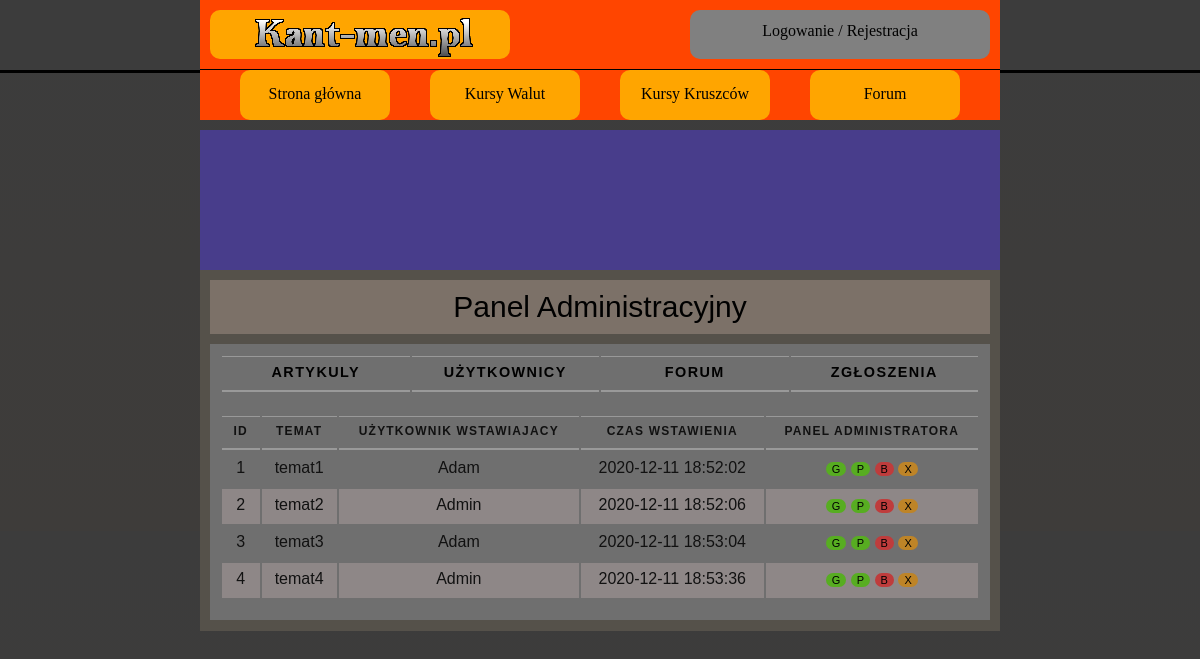
Screenshot of /panel_admin_a.php with the database file from the repository.
### tables this page shows
CREATE TABLE `artykul` (
  `ID_ARTYKULU` int(10) NOT NULL,
  `ZDJECIE_ARTYKUL` blob DEFAULT NULL,
  `TEMAT` varchar(100) NOT NULL,
  `TRESC` longtext NOT NULL,
  `DATA` timestamp NOT NULL DEFAULT current_timestamp(),
  `ID_AUTOR` varchar(10) NOT NULL
);

CREATE TABLE `user` (
  `ID_USER` int(10) NOT NULL,
  `LOGIN` varchar(20) NOT NULL,
  `HASLO` char(255) NOT NULL,
  `IMIE` varchar(50) NOT NULL,
  `NAZWISKO` varchar(50) NOT NULL,
  `EMAIL` varchar(50) NOT NULL,
  `WIEK` int(10) NOT NULL,
  `MIASTO` varchar(50) NOT NULL,
  `KRAJ` varchar(50) NOT NULL,
  `OPIS_PROFILU` text DEFAULT NULL,
  `ZDJECIE` blob DEFAULT NULL,
  `STW_WATKI` int(10) NOT NULL DEFAULT 0,
  `LICZ_KOMENTARZY` int(10) NOT NULL DEFAULT 0,
  `UPRAWNIENIA` varchar(10) NOT NULL DEFAULT 'USER'
);

### panel_admin_a.php (the view, shortened to what this page needs)
<!DOCTYPE HTML>
<html>
<head>
    <link href="CSS/styleGlowne.css" rel="stylesheet" type="text/css">
    <link href="CSS/stylePanelAdmina.css" rel="stylesheet" type="text/css">
</head>
<body>
<?php
include_once('rysowanieMenu.php');
?>
<main>
    <article class="artykol">
        <div class="tytul_artykulu">
            Panel Administracyjny
        </div>
        <section class="sekcja">
            <table>
                <tr>
                    <th class="panel_artykuly">
                        <a href="panel_admin_a.php">Artykuly</a>
                    </th>
                    <th class="panel_uzytkownicy">
                        <a href="panel_admin_u.php">Użytkownicy</a>
                    </th>
                    <th class="panel_forum">
                        <a href="panel_admin_f.php">Forum</a>
                    </th>
                    <th class="panel_zgloszenia">
                        <a href="panel_admin_z.php">Zgłoszenia</a>
                    </th>
                </tr>
            </table>
            <?php
            require_once "polaczeniezMySQL.php";
            $polaczenie = @new mysqli($host,$db_user,$db_password,$db_name);
            if($polaczenie->connect_errno!=0)
            {
                echo "Error: ".$polaczenie->connect_errno;
            }
            else
            {
            $rezultat = $polaczenie->query("SELECT * FROM artykul");
            if(!$rezultat)
            {
                throw new Exception($polaczenie->error);
            }
            else
            {
            $iterator = 0;
            ?>
            <div class="tabliczki">
                <table>
                    <tr>
                        <th class="ID">ID</th>
                        <th class="uzytkownik_wst">Temat</th>
                        <th class="czas_wstawienia">Użytkownik wstawiajacy</th>
                        <th class="liczba_odwiedzin">Czas wstawienia</th>
                        <th class="panel_admin">Panel Administratora</th>
                    </tr>
                    <?php
                    while($row = mysqli_fetch_array($rezultat))
                    {
                        $rezultat_loginu = mysqli_fetch_array($polaczenie->query("SELECT * FROM user WHERE ID_USER=".$row['ID_AUTOR']));
                        if(($iterator%2)==0)
                        {
                            ?>
                            <tr>
                            <td class="ID"><?php echo $row['ID_ARTYKULU'];?></td>
                            <td class="uzytkownik_wst"><?php echo '<a href="watek.php?id='.$row['ID_ARTYKULU'].'">'.$row['TEMAT'].'</a>' ;?></td>
                            <td class="czas_wstawienia"><?php echo'<a href="profilowe.php?user='.$rezultat_loginu['ID_USER'].'">'.$rezultat_loginu['LOGIN'].'</a>';?></td>
                            <td class="liczba_odwiedzin"><?php echo $row['DATA'];?></td>
                            <td class="panel_admin">
                                <a><button type="button" class="mute_glowna" name="butt_glowna" method="post">G</button></a>
                                <a><button type="button" class="mute_glowna" name="butt_glowna" method="post">P</button></a>
                                <a><button type="button" class="ban_button" name="butt_ban" method="post">B</button></a>
                                <a ><button type="button" class="del_button" name="butt_del" method="post">X</button></a>
                            </td>
                            </tr>
                            <?php
                            }
                            else
                            {
                            ?>
                            <tr class="codrugi">
                                <td class="ID"><?php echo $row['ID_ARTYKULU'];?></td>
                                <td class="uzytkownik_wst"><?php echo '<a href="watek.php?id='.$row['ID_ARTYKULU'].'">'.$row['TEMAT'].'</a>' ;?></td>
                                <td class="czas_wstawienia"><?php echo'<a href="profilowe.php?user='.$rezultat_loginu['ID_USER'].'">'.$rezultat_loginu['LOGIN'].'</a>';?></td>
                                <td class="liczba_odwiedzin"><?php echo $row['DATA'];?></td>
                                <td class="panel_admin">
                                    <a><button type="button" class="mute_glowna" name="butt_glowna" method="post">G</button></a>
                                    <a><button type="button" class="mute_glowna" name="butt_glowna" method="post">P</button></a>
                                    <a><button type="button" class="ban_button" name="butt_ban" method="post">B</button></a>
                                    <a ><button type="button" class="del_button" name="butt_del" method="post">X</button></a>
                                </td>
                            </tr>
                            <?php
                        }
                        $iterator++;
                    }
                    }
                    }
                    ?>
                </table>
            </div>
        </section>
    </article>
</main>
</body>
</html>

### CSS/styleGlowne.css (style rules this page uses)
body { background-color: white; justify-content: center; align-items: center; }
main { background-color: white; margin-left: auto; margin-right: auto; width: 1000px; height: auto; margin-top: 130px; align-items: center; }
a { text-decoration: none; color: inherit; }

### CSS/stylePanelAdmina.css (style rules this page uses)
body { background-image: linear-gradient(#3c3c3c, #3e3c3a); }
main { background-color: darkslateblue; width: 800px; }
.artykol { background-color:rgb(85, 81, 74); position:relative; top: 140px; padding-bottom: 1px; margin-bottom: 40px; margin-left: auto; margin-right: auto; }
.sekcja { position:relative; background-color: rgb(111, 111, 111); margin: 20px 10px 10px 10px; padding: 10px 10px 10px 10px; text-align: center; }
a { text-decoration: none; color: inherit; }
.tytul_artykulu { position: relative; background-color:rgb(124, 113, 104); width: auto; margin: 10px; padding: 10px; text-align: center; font-family: Impact,Arial,sans-serif; font-size: 30px; top: 10px; }
.tabliczki { color: #111111; margin: 20px auto 10px auto; }
table { width: 760px; font-family: Arial, Verdana, sans-serif; }
th, td { padding: 7px 10px 10px 10px; }
th { text-transform: uppercase; letter-spacing: 0.1em; font-size: 90%; border-bottom: 2px solid #999; border-top: 1px solid #999; text-align: center; }
tr.codrugi { background-color: #8e8787; }
td.panel_admin ,td.wstawione_memy,td.liczba_odwiedzin { text-align: center; }
th.panel_uzytkownicy, th.panel_forum, th.panel_artykuly, th.panel_zgloszenia { width: 25%; }
th.ID,th.uzytkownik_wst, th.czas_wstawienia,th.liczba_odwiedzin,th.panel_admin { font-size: 12px; }
.ban_button,.mute_button,.mute_glowna,.del_button,.mod_button { border: none; border-radius: 50px; transition: background .6s; font-size: 11px; }
.ban_button { background-color: #bf3c3c; }
.mute_glowna,.mute_button { background-color: #57ad21; }
.del_button { background-color: #be8427; }

### rows the page displays
artykul: ID_ARTYKULU "1", TEMAT "temat1", user.LOGIN "Adam", DATA "2020-12-11 18:52:02"
artykul: ID_ARTYKULU "2", TEMAT "temat2", user.LOGIN "Admin", DATA "2020-12-11 18:52:06"
artykul: ID_ARTYKULU "3", TEMAT "temat3", user.LOGIN "Adam", DATA "2020-12-11 18:53:04"
artykul: ID_ARTYKULU "4", TEMAT "temat4", user.LOGIN "Admin", DATA "2020-12-11 18:53:36"
